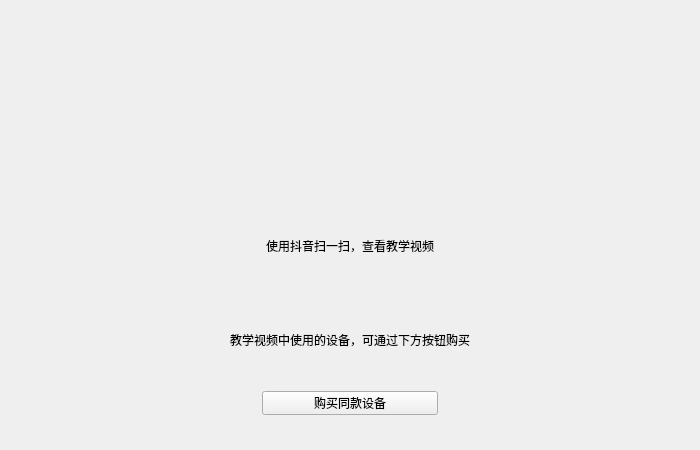
<?xml version="1.0" encoding="UTF-8"?>
<ui version="4.0">
 <class>UnitTeachingVideo</class>
 <widget class="qMRMLWidget" name="UnitTeachingVideo">
  <property name="geometry">
   <rect>
    <x>0</x>
    <y>0</y>
    <width>700</width>
    <height>450</height>
   </rect>
  </property>
  <property name="minimumSize">
   <size>
    <width>200</width>
    <height>0</height>
   </size>
  </property>
  <property name="maximumSize">
   <size>
    <width>2002222</width>
    <height>16777215</height>
   </size>
  </property>
  <property name="styleSheet">
   <string notr="true"/>
  </property>
  <layout class="QHBoxLayout" name="horizontalLayout">
   <property name="spacing">
    <number>0</number>
   </property>
   <property name="leftMargin">
    <number>0</number>
   </property>
   <property name="topMargin">
    <number>0</number>
   </property>
   <property name="rightMargin">
    <number>0</number>
   </property>
   <property name="bottomMargin">
    <number>0</number>
   </property>
   <item>
    <widget class="QWidget" name="UnitTeachingVideo2" native="true">
     <property name="styleSheet">
      <string notr="true"/>
     </property>
     <widget class="QLabel" name="lblQrcode">
      <property name="geometry">
       <rect>
        <x>260</x>
        <y>43</y>
        <width>180</width>
        <height>180</height>
       </rect>
      </property>
      <property name="text">
       <string/>
      </property>
     </widget>
     <widget class="QLabel" name="label_2">
      <property name="geometry">
       <rect>
        <x>0</x>
        <y>238</y>
        <width>700</width>
        <height>15</height>
       </rect>
      </property>
      <property name="text">
       <string>使用抖音扫一扫，查看教学视频</string>
      </property>
      <property name="alignment">
       <set>Qt::AlignCenter</set>
      </property>
     </widget>
     <widget class="QLabel" name="label_3">
      <property name="geometry">
       <rect>
        <x>0</x>
        <y>332</y>
        <width>700</width>
        <height>15</height>
       </rect>
      </property>
      <property name="text">
       <string>教学视频中使用的设备，可通过下方按钮购买</string>
      </property>
      <property name="alignment">
       <set>Qt::AlignCenter</set>
      </property>
     </widget>
     <widget class="QLabel" name="lblArrow">
      <property name="geometry">
       <rect>
        <x>340</x>
        <y>360</y>
        <width>20</width>
        <height>20</height>
       </rect>
      </property>
      <property name="text">
       <string/>
      </property>
     </widget>
     <widget class="QPushButton" name="btnBuy">
      <property name="geometry">
       <rect>
        <x>262</x>
        <y>391</y>
        <width>176</width>
        <height>24</height>
       </rect>
      </property>
      <property name="text">
       <string>购买同款设备</string>
      </property>
     </widget>
    </widget>
   </item>
  </layout>
 </widget>
 <customwidgets>
  <customwidget>
   <class>qMRMLWidget</class>
   <extends>QWidget</extends>
   <header>qMRMLWidget.h</header>
   <container>1</container>
  </customwidget>
 </customwidgets>
 <resources/>
 <connections/>
</ui>
